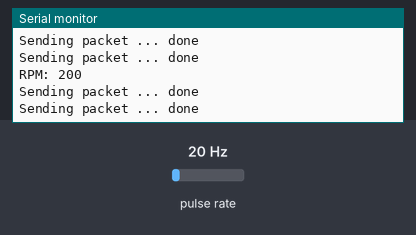
This sketch was run on a simulated ESP32. Parts: the last lines printed to the serial monitor. Wiring (inferred from the names in the program): pulse sensor: data GPIO 19. The inputs (shaded band) are chosen by the test bench; at power-on: pulse rate 20 Hz.

Above: at 2.2 s.
2.3 s: pulse rate (sensor on GPIO 19) set to 4 Hz
At 2.41 s:
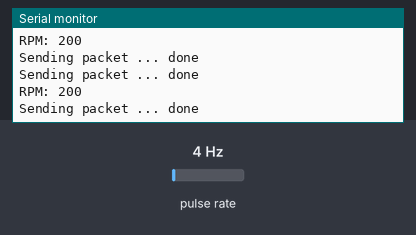
3.8 s: pulse rate (sensor on GPIO 19) set to 50 Hz
At 3.81 s:
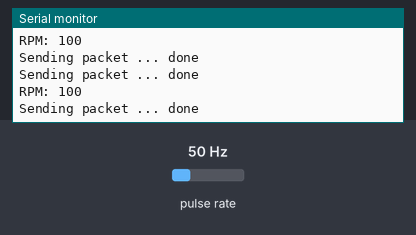
Timing chart, 0 to 6.8 s (numbered marks = the images above; inputs shaded):
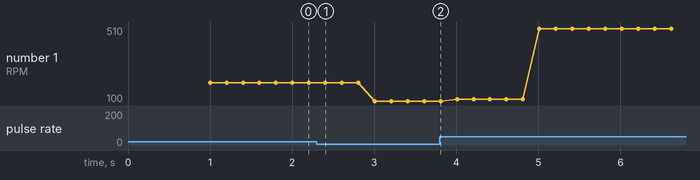

Measured:
- plotted number 1: 200 → 100 after the input at 2.3 s, 100 → 500 after the input at 3.8 s

The sketch:

Hall_effect_with_CAN_send.ino
```cpp
//==================================================================================//

#include <CAN.h>

#define TX_GPIO_NUM   21  // Connects to CTX
#define RX_GPIO_NUM   22  // Connects to CRX
//#define hallPin       36
const int hallPin = 19;   // Hall effect sensor pin
const int numMagnets = 6;
const float diskDiameter = 0.2794; // 11 inches converted to meters
const float conversionFactor = 2.23694; // Conversion factor from m/s to mph

volatile unsigned int pulseCount = 0;
unsigned long lastUpdateTime = 0;
unsigned int rpm = 0;
const float diskCircumference = PI * diskDiameter;

//==================================================================================//

// Interrupt service routine for Hall effect sensor
void IRAM_ATTR hallInterrupt() {
  pulseCount++;
}

void setup() {
  Serial.begin (115200);
  pinMode(hallPin, INPUT_PULLUP);
  attachInterrupt(digitalPinToInterrupt(hallPin), hallInterrupt, FALLING);
  while (!Serial);
  delay (1000);

  Serial.println ("CAN Receiver/Receiver");

  // Set the pins
  CAN.setPins (RX_GPIO_NUM, TX_GPIO_NUM);

  // start the CAN bus at 500 kbps
  if (!CAN.begin (500E3)) {
    Serial.println ("Starting CAN failed!");
    while (1);
  }
  else {
    Serial.println ("CAN Initialized");
  }
}

//==================================================================================//

void loop() {
  int x = rpms();
  canSender(x);
  float y = rpm_to_mph(x);
  canSender(y);
  //canReceiver();
}

//==================================================================================//

void canSender(int rpmz) {
  // send packet: id is 11 bits, packet can contain up to 8 bytes of data
  Serial.print ("Sending packet ... ");

  //CAN.beginPacket (0x12);  //sets the ID and clears the transmit buffer
  CAN.beginExtendedPacket(0xabcdef);
  String numStr = String(rpmz);  // Convert integer to string
  for(int i=0; i<numStr.length(); i++) {  // Iterate over each character in string
    char c = numStr.charAt(i);  // Get the character
    CAN.write(c);  // Print the character
  }
  CAN.endPacket();

  //RTR packet with a requested data length
  /*CAN.beginPacket (0x12, 3, true);
  CAN.endPacket();*/

  Serial.println ("done");

  delay (100);
}

//==================================================================================//

void canReceiver() {
  // try to parse packet
  int packetSize = CAN.parsePacket();

  if (packetSize) {
    // received a packet
    Serial.print ("Received ");

    if (CAN.packetExtended()) {
      Serial.print ("extended ");
    }

    if (CAN.packetRtr()) {
      // Remote transmission request, packet contains no data
      Serial.print ("RTR ");
    }

    Serial.print ("packet with id 0x");
    Serial.print (CAN.packetId(), HEX);

    if (CAN.packetRtr()) {
      Serial.print (" and requested length ");
      Serial.println (CAN.packetDlc());
    } else {
      Serial.print (" and length ");
      Serial.println (packetSize);

      // only print packet data for non-RTR packets
      while (CAN.available()) {
        Serial.print ((char) CAN.read());
      }
      Serial.println();
    }

    Serial.println();
  }
}

int rpms()
{
  if (millis() - lastUpdateTime >= 1000) {
    detachInterrupt(digitalPinToInterrupt(hallPin)); // Disable interrupt while calculating RPM

    rpm = (pulseCount * 60) / (numMagnets); // Calculate RPM

    pulseCount = 0; // Reset pulse count

    lastUpdateTime = millis(); // Update last update time

    attachInterrupt(digitalPinToInterrupt(hallPin), hallInterrupt, FALLING); // Re-enable interrupt
  }

  // Print RPM
  Serial.print("RPM: ");
  Serial.println(rpm);
  return rpm;
}

//==================================================================================//

float rpm_to_mph(int rpmz)
{
  float rps = rpmz/60;
  float speed_mps = rps * diskCircumference;
  float speed_mph = speed_mps * conversionFactor;  // Convert m/s to mph
  return speed_mph;
}
```
